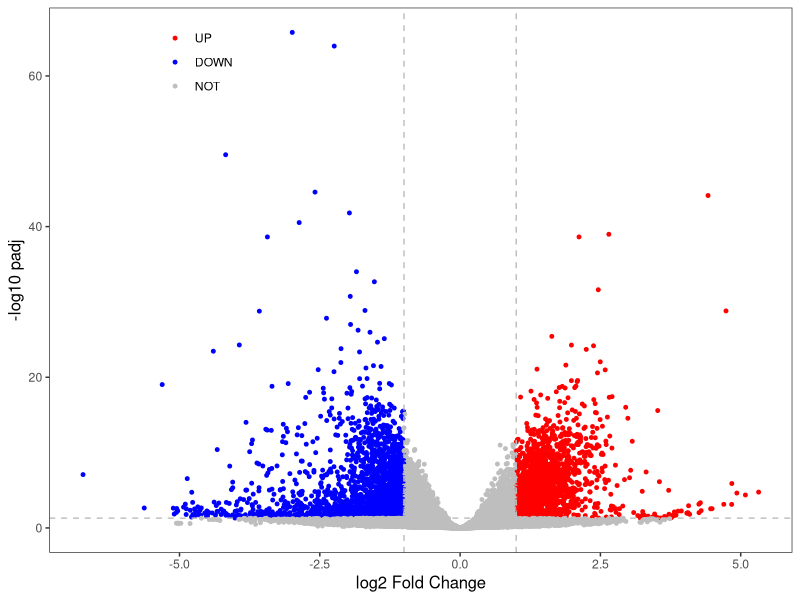

Write R code to recreate this figure.
###https://cran.r-project.org/web/packages/ggplot2/index.html
   #It contains the inroduction of pheatmap#
####----- BY MY   2021 rewrite @ZJU-----###

library(ggplot2)
###load file####################################################################

diff_stat <- read.table("Deseq2_UID_Diff.csv",
                        row.names=1,header=T,sep=",")


# |log2FC| >=1 & FDR p-value < 0.05
diff_stat[which(diff_stat$padj < 0.05 & diff_stat$log2FoldChange > 1),'diff'] <- 'up'
diff_stat[which(diff_stat$padj< 0.05 & diff_stat$log2FoldChange < -1),'diff'] <- 'dowm'
diff_stat[!(diff_stat$diff %in% c('up', 'dowm')),'diff'] <- 'no'

p1 <- ggplot(diff_stat, aes(x = log2FoldChange, y = -log10(padj))) +
  
        # point
        geom_point(aes(color = diff), size = 1.0) +
        scale_colour_manual(limits = c('up', 'dowm', 'no'), 
                            values = c('red', 'blue', 'grey'), 
                            labels = c('UP', 'DOWN', 'NOT')) +
        labs(x = 'log2 Fold Change', y = '-log10 padj') +
        
        # cutoff line
        geom_vline(xintercept = c(-1, 1), color = 'gray', 
                   linetype = 2, size = 0.5)+
        geom_hline(yintercept = -log10(0.05), color = 'gray', 
                   linetype = 2, size = 0.5) +
        
        
        # theme style
        theme_bw() +theme(panel.grid =element_blank()) +
        theme(title=element_text(size=12),
                       axis.title.x=element_text(size=12,),
                       axis.title.y=element_text(size=12,)) +
      
        theme(legend.title = element_blank(), 
              legend.key = element_rect(fill = 'transparent'), 
              legend.background = element_rect(fill = 'transparent'), 
              legend.position = c(0.2, 0.9))

p1


#ggsave('volcano_plot7.pdf', p1, width = 6, height = 4)


##-----------------------------------------------------------------------------
